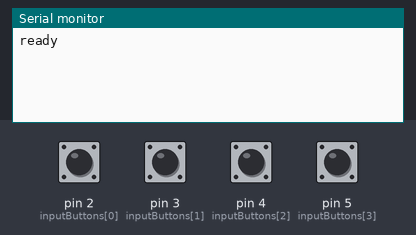
This sketch was run on a simulated Arduino Uno, built with avr-gcc and run on an emulated ATmega328P. Shown: the last lines printed to the serial monitor. The test bench sets the inputs (shaded band); at power-on: pin 2 (inputButtons[0]), pin 3 (inputButtons[1]), pin 4 (inputButtons[2]), pin 5 (inputButtons[3]) LOW.

Above: at 1.2 s.
1.3 s: pin 2 (inputButtons[0]) pulled HIGH for 0.15 s
At 2.2 s:
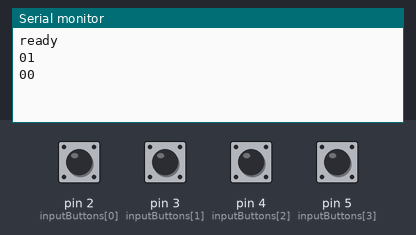
2.9 s: pin 3 (inputButtons[1]) pulled HIGH for 0.15 s
At 3.4 s:
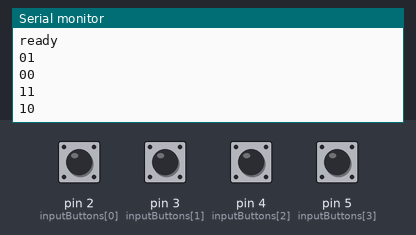
4.5 s: pin 4 (inputButtons[2]) pulled HIGH for 0.15 s
At 5.8 s:
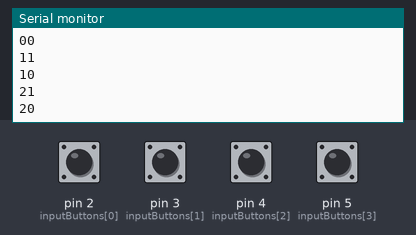
6.1 s: pin 5 (inputButtons[3]) pulled HIGH for 0.15 s
At 7.0 s:
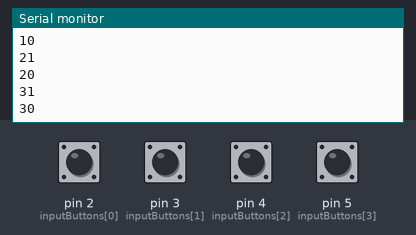
Timing chart, 0 to 8.7 s (numbered marks = the images above; inputs shaded):
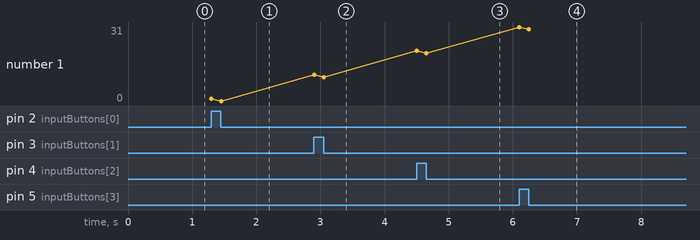

The sketch:

DriverStationButtons.ino
```cpp
/*
Driver Station Buttons
By Lucas LeVieux on behalf of FRC team 4014

A simple arduino program to relay button presses via the serial
port to the robot program.
*/

byte inputButtons[] = {2, 3, 4, 5}; //the port for each of the
//buttons in use.  Will be refferred to by their position in this
//array.
boolean buttonState[] = {false, false, false, false};
//corresponds to the inputButtons.  The state of the button where
//false -> not depressed and true -> depressed

void setup() {
  Serial.begin(115200);

  for (int i=0; i<sizeof(inputButtons); i++) //set all input buttons to input
    pinMode(inputButtons[i], INPUT);

  Serial.println("ready");
}

void loop() {
  for (int i=0; i<sizeof(inputButtons); i++) {
    if (digitalRead(inputButtons[i]) == HIGH && buttonState[i] == false)
    {
      Serial.print(i);
      Serial.println(1);
      buttonState[i] = true; //change to on
    }
    else if (digitalRead(inputButtons[i]) == LOW && buttonState[i] == true)
    {
      Serial.print(i);
      Serial.println(0);
      buttonState[i] = false; //change to off
    }
  }
}
```

Measured:
- after the input at 1.3 s, the serial monitor: prints a new line at once (image 1)
- after the input at 2.9 s, the serial monitor: prints a new line at once (image 2)
- after the input at 4.5 s, the serial monitor: prints a new line at once (image 3)
- after the input at 6.1 s, the serial monitor: prints a new line at once (image 4)
- plotted number 1: 0 → 10 after the input at 2.9 s, 10 → 20 after the input at 4.5 s, 20 → 30 after the input at 6.1 s
